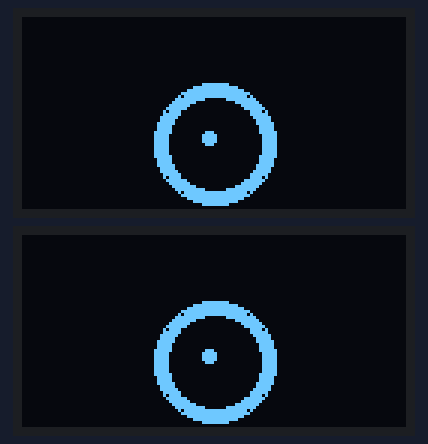
Recording of a sketch running on a simulated Arduino Uno, built with avr-gcc and run on an emulated ATmega328P. Shown: 2 × 128×64 one-colour display. Random numbers use the default seed unless the sketch sets one; what the sketch prints to the serial monitor is not drawn.

Above: at 0.3 s.
At 15.1 s:
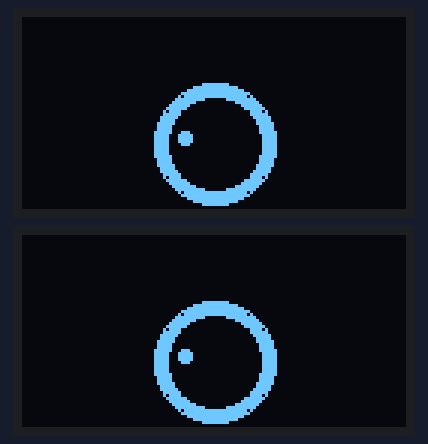
At 19.1 s:
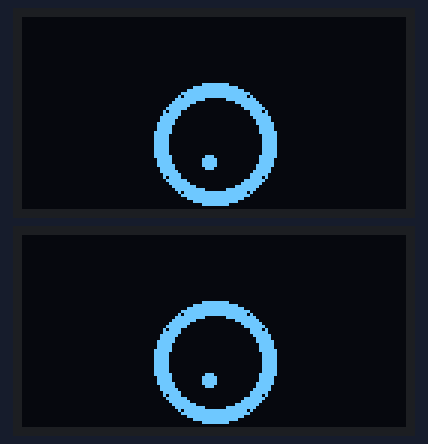
At 23.0 s:
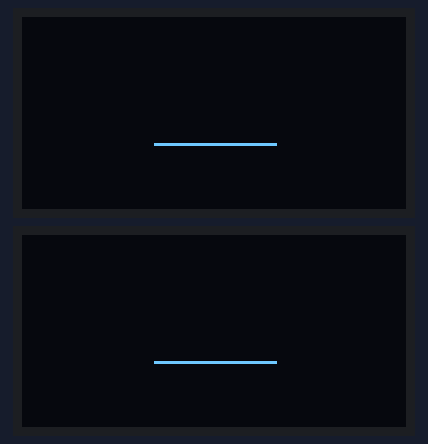
At 35.7 s:
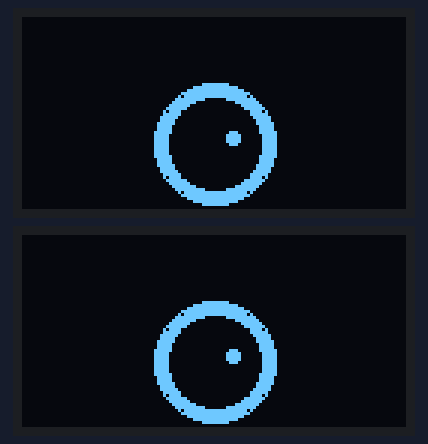

The sketch:

eyes_animation.ino
```cpp
#include <Wire.h>
#include <Adafruit_GFX.h>
#include <Adafruit_SSD1306.h>

// OLED Display configuration
#define SCREEN_WIDTH 128
#define SCREEN_HEIGHT 64
#define OLED_RESET -1

// I2C addresses for the displays
#define DISPLAY_I2C_ADDRESS 0x3C  // Both displays on same I2C bus (check with 'I2C_Scanner' if unsure)

// Create display objects
Adafruit_SSD1306 display1(SCREEN_WIDTH, SCREEN_HEIGHT, &Wire, OLED_RESET);
Adafruit_SSD1306 display2(SCREEN_WIDTH, SCREEN_HEIGHT, &Wire, OLED_RESET);

// Eye parameters
int eyeCenterX = SCREEN_WIDTH / 2;
int eyeCenterY = SCREEN_HEIGHT / 2;
int pupilRadius = 5;
int eyeRadius = 20;
int eyeOffsetY = 10; // Eyes position higher on screen

// Animation states
enum AnimationState {
  IDLE,
  BLINK,
  LOOK_LEFT,
  LOOK_RIGHT,
  LOOK_UP,
  LOOK_DOWN,
  LOOK_DIAGONAL
};

int currentAnimation = IDLE;
unsigned long lastAnimationChange = 0;
unsigned long animationDuration = 3000; // 3 seconds per animation

// Blink variables
int blinkState = 0;
unsigned long lastBlinkTime = 0;
unsigned long blinkInterval = 100;

void setup() {
  Serial.begin(9600);

  // Initialize I2C
  Wire.begin();
  delay(100);

  // Initialize both displays
  if (!display1.begin(SSD1306_SWITCHCAPVCC, DISPLAY_I2C_ADDRESS)) {
    Serial.println(F("SSD1306 allocation failed for display1"));
    while (1);
  }

  if (!display2.begin(SSD1306_SWITCHCAPVCC, DISPLAY_I2C_ADDRESS)) {
    Serial.println(F("SSD1306 allocation failed for display2"));
    while (1);
  }

  display1.clearDisplay();
  display2.clearDisplay();
  display1.display();
  display2.display();

  Serial.println(F("Eyes animation initialized!"));
}

void loop() {
  // Change animation every few seconds
  if (millis() - lastAnimationChange > animationDuration) {
    currentAnimation = random(0, 6);
    lastAnimationChange = millis();
    blinkState = 0;
  }

  // Draw the appropriate animation
  switch (currentAnimation) {
    case IDLE:
      drawIdleEyes();
      break;
    case BLINK:
      drawBlinkingEyes();
      break;
    case LOOK_LEFT:
      drawLookingEyes(-8, 0);
      break;
    case LOOK_RIGHT:
      drawLookingEyes(8, 0);
      break;
    case LOOK_UP:
      drawLookingEyes(0, -8);
      break;
    case LOOK_DOWN:
      drawLookingEyes(0, 8);
      break;
    case LOOK_DIAGONAL:
      drawLookingEyes(6, -6);
      break;
  }

  delay(30); // ~33 FPS refresh rate
}

// Draw both eyes idle - looking straight ahead
void drawIdleEyes() {
  drawEyePair(0, 0);
}

// Draw eyes with pupils looking in a specific direction
void drawLookingEyes(int offsetX, int offsetY) {
  drawEyePair(offsetX, offsetY);
}

// Draw blinking animation
void drawBlinkingEyes() {
  unsigned long currentTime = millis();

  if (currentTime - lastBlinkTime > blinkInterval) {
    blinkState++;
    lastBlinkTime = currentTime;

    if (blinkState > 6) {
      blinkState = 0;
      currentAnimation = random(0, 6); // Switch to different animation
      animationDuration = random(2000, 5000);
    }
  }

  if (blinkState < 3) {
    // Opening/closing blink
    int openingAmount = (3 - blinkState) * 2; // 6, 4, 2, then close
    drawEyeBlinking(openingAmount);
  } else {
    // Closed
    drawEyeBlinking(0);
  }
}

// Draw eye with blink effect (vertical scaling)
void drawEyeBlinking(int openingAmount) {
  display1.clearDisplay();
  display2.clearDisplay();

  // Draw left eye (on display 1)
  drawEyeOpen(display1, eyeCenterX, eyeCenterY + eyeOffsetY, eyeRadius,
              openingAmount == 0 ? 1 : openingAmount);

  // Draw right eye (on display 2)
  drawEyeOpen(display2, eyeCenterX, eyeCenterY + eyeOffsetY, eyeRadius,
              openingAmount == 0 ? 1 : openingAmount);

  display1.display();
  display2.display();
}

// Draw a pair of full eyes (both displays)
void drawEyePair(int pupilOffsetX, int pupilOffsetY) {
  display1.clearDisplay();
  display2.clearDisplay();

  // Draw left eye on display 1
  drawSingleEye(display1, eyeCenterX, eyeCenterY + eyeOffsetY, eyeRadius,
                pupilOffsetX, pupilOffsetY);

  // Draw right eye on display 2
  drawSingleEye(display2, eyeCenterX, eyeCenterY + eyeOffsetY, eyeRadius,
                pupilOffsetX, pupilOffsetY);

  display1.display();
  display2.display();
}

// Draw a single eye on a specific display
void drawSingleEye(Adafruit_SSD1306 &display, int centerX, int centerY, int radius,
                   int pupilOffsetX, int pupilOffsetY) {
  // Draw eye white (sclera) - circle
  display.drawCircle(centerX, centerY, radius, SSD1306_WHITE);
  display.fillCircle(centerX, centerY, radius - 1, SSD1306_WHITE);

  // Draw iris (slightly darker - using a slightly smaller filled circle for iris area)
  display.fillCircle(centerX, centerY, radius - 4, SSD1306_BLACK);
  display.drawCircle(centerX, centerY, radius - 4, SSD1306_WHITE);

  // Draw pupil (black circle that moves)
  int pupilX = constrain(centerX + pupilOffsetX, centerX - radius + 5, centerX + radius - 5);
  int pupilY = constrain(centerY + pupilOffsetY, centerY - radius + 5, centerY + radius - 5);

  display.fillCircle(pupilX, pupilY, pupilRadius, SSD1306_BLACK);

  // Draw pupil highlight (shine)
  display.fillCircle(pupilX - 2, pupilY - 2, 2, SSD1306_WHITE);
}

// Draw eye with vertical opening effect
void drawEyeOpen(Adafruit_SSD1306 &display, int centerX, int centerY, int radius, int openingAmount) {
  if (openingAmount <= 0) {
    // Fully closed eye - draw simple line
    display.drawLine(centerX - radius, centerY, centerX + radius, centerY, SSD1306_WHITE);
    return;
  }

  // Draw eye white with vertical scaling
  int scaledHeight = (openingAmount * radius) / 20;

  // Draw ellipse-like eye (simplified with multiple circles/lines)
  for (int i = -radius; i <= radius; i++) {
    int yOffset = (scaledHeight * sqrt(1.0 - (i * i) / (radius * radius))) / radius;
    display.drawLine(centerX + i, centerY - yOffset, centerX + i, centerY + yOffset, SSD1306_WHITE);
  }

  // Draw pupil at center if eye is open enough
  if (openingAmount > 5) {
    display.fillCircle(centerX, centerY, pupilRadius - 1, SSD1306_BLACK);
    display.fillCircle(centerX - 1, centerY - 1, 1, SSD1306_WHITE); // Shine
  }
}
```

Measured:
- what the display in image 0 shows lasts 2.8 s, from 0.3 s to 3.1 s
- what the display in image 1 shows lasts 4.0 s, from 15.0 s to 19.0 s
- what the display in image 4 shows lasts 4.2 s, from 35.6 s to 39.8 s
